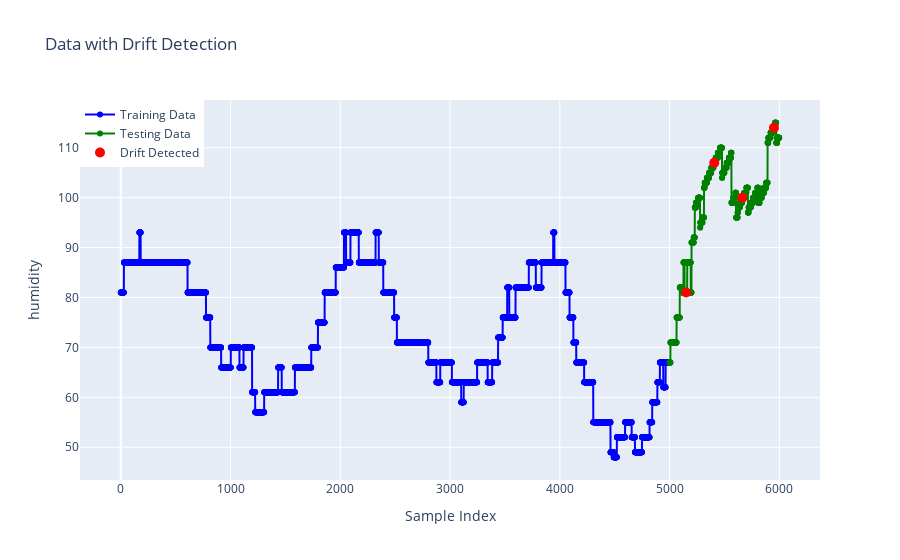

Notebook cell for this chart:
### Code cell
df_persistant = persistant(df_test, feature_name, 200, lambda x: x[feature_name] + x.name // 20, on_row=True)
drift_points = detect_drift(feature_name, df_train, df_persistant)
plot_drift(feature_name, df_train, df_persistant, drift_points)

### Figure 1 — Plotly figure (JSON) as saved in the notebook; plotly's stock layout.template omitted (floating-point values rounded to 4 significant figures; data arrays with more than 128 entries replaced by an {"elided": "..."} marker saying what was removed)
{"data": [{"line": {"color": "blue"}, "marker": {"symbol": "circle"}, "mode": "lines+markers", "name": "Training Data", "showlegend": true, "type": "scatter", "x": {"elided": "5000 int values"}, "y": {"elided": "5000 int values"}}, {"line": {"color": "green"}, "marker": {"symbol": "circle"}, "mode": "lines+markers", "name": "Testing Data", "showlegend": true, "type": "scatter", "x": {"elided": "1000 int values"}, "y": {"elided": "1000 int values"}}, {"marker": {"color": "red", "size": 10}, "mode": "markers", "name": "Drift Detected", "showlegend": true, "type": "scatter", "x": [5151, 5407, 5663, 5951], "y": [81, 107, 100, 114]}], "layout": {"legend": {"x": 0, "y": 1}, "title": {"text": "Data with Drift Detection"}, "xaxis": {"title": {"text": "Sample Index"}}, "yaxis": {"title": {"text": "humidity"}}}}
